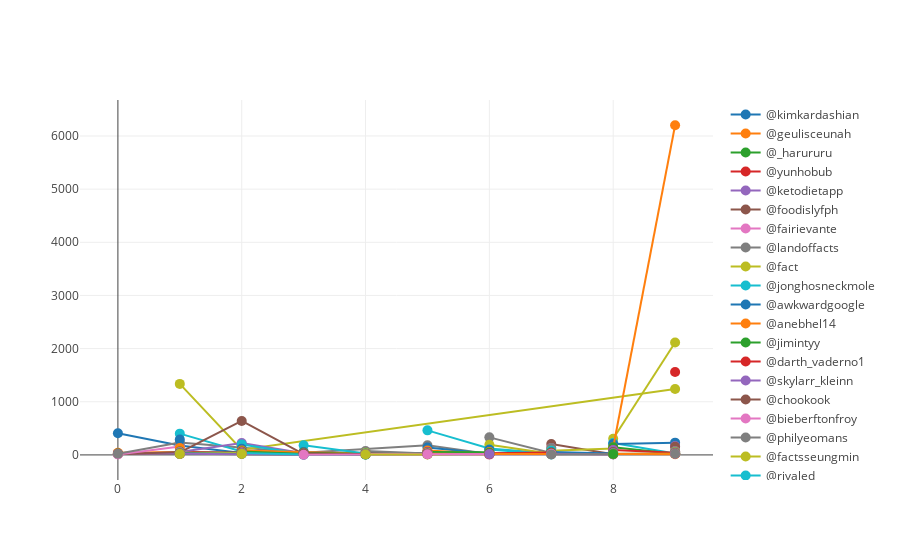

Notebook code cell kept with this figure:
### Markdown cell above
#### Top influencers

### Code cell
#configure_plotly_browser_state()
top_influencers(top_rt, max_items, output=None, inline=True)
